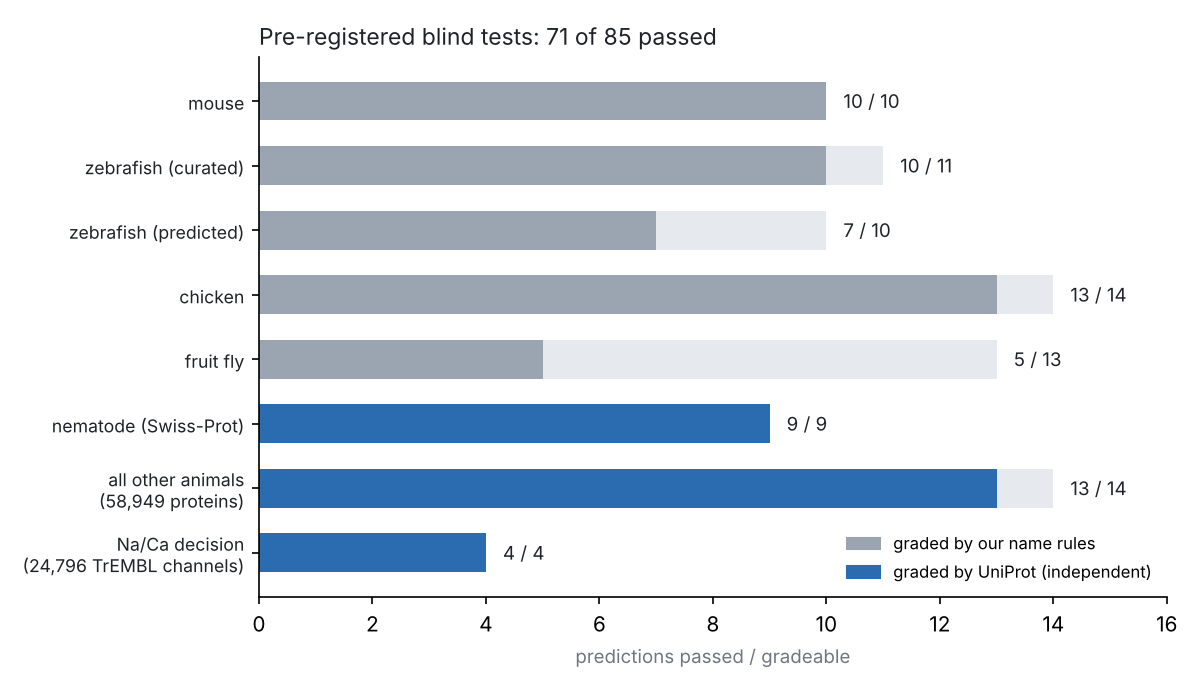

Generate this figure with Python:
"""Manuscript 2, Figure 2: pre-registered blind tests of nerve chemistry by metal (numbers from committed grade outputs)."""
import matplotlib; matplotlib.use('Agg'); import matplotlib.pyplot as plt
rows=[('mouse','names',10,10),('zebrafish (curated)','names',10,11),('zebrafish (predicted)','names',7,10),('chicken','names+descr.',13,14),
      ('fruit fly','names+descr.',5,13),('nematode (Swiss-Prot)','UniProt',9,9),('all other animals\n(58,949 proteins)','UniProt',13,14),
      ('Na/Ca decision\n(24,796 TrEMBL channels)','UniProt names',4,4)]
fig,ax=plt.subplots(figsize=(8,4.6),dpi=150)
ink='#1f2328'; muted='#6e7781'; c_ind='#2b6cb0'; c_own='#9aa5b1'
for i,(n,t,p,g) in enumerate(rows):
    col=c_ind if 'UniProt' in t else c_own
    ax.barh(i,g,color='#e6e9ed',height=.6); ax.barh(i,p,color=col,height=.6)
    ax.text(g+0.3,i,'%d / %d'%(p,g),va='center',fontsize=9,color=ink)
ax.set_yticks(range(len(rows))); ax.set_yticklabels([r[0] for r in rows],fontsize=8.5,color=ink); ax.invert_yaxis()
ax.set_xlabel('predictions passed / gradeable',fontsize=9,color=muted); ax.set_xlim(0,16)
for s in ('top','right'): ax.spines[s].set_visible(False)
ax.set_title('Pre-registered blind tests: 71 of 85 passed',fontsize=11,color=ink,loc='left')
from matplotlib.patches import Patch
ax.legend(handles=[Patch(color=c_own,label='graded by our name rules'),Patch(color=c_ind,label='graded by UniProt (independent)')],fontsize=8,frameon=False,loc='lower right')
plt.tight_layout(); plt.savefig('figures/L3489_blind_tests.png')
